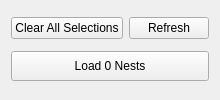
              <widget class="QWidget" name="tab">
               <attribute name="title">
                <string>Nest Directories</string>
               </attribute>
               <layout class="QVBoxLayout" name="verticalLayout_35" stretch="1,0,0">
                <item>
                 <layout class="QVBoxLayout" name="verticalLayout_32">
                  <item>
                   <layout class="QVBoxLayout" name="verticalLayout_33">
                    <property name="spacing">
                     <number>6</number>
                    </property>
                    <property name="leftMargin">
                     <number>0</number>
                    </property>
                    <property name="topMargin">
                     <number>0</number>
                    </property>
                    <property name="rightMargin">
                     <number>0</number>
                    </property>
                    <property name="bottomMargin">
                     <number>0</number>
                    </property>
                   </layout>
                  </item>
                 </layout>
                </item>
                <item>
                 <layout class="QHBoxLayout" name="horizontalLayout_21">
                  <property name="topMargin">
                   <number>0</number>
                  </property>
                  <item>
                   <widget class="QPushButton" name="pushButton_clear_selections_2">
                    <property name="text">
                     <string>Clear All Selections</string>
                    </property>
                   </widget>
                  </item>
                  <item>
                   <widget class="QPushButton" name="pushButton_refresh_directories_2">
                    <property name="text">
                     <string>Refresh</string>
                    </property>
                   </widget>
                  </item>
                 </layout>
                </item>
                <item>
                 <widget class="QPushButton" name="pushButton_load_nests_2">
                  <property name="enabled">
                   <bool>true</bool>
                  </property>
                  <property name="minimumSize">
                   <size>
                    <width>0</width>
                    <height>30</height>
                   </size>
                  </property>
                  <property name="text">
                   <string>Load 0 Nests</string>
                  </property>
                 </widget>
                </item>
               </layout>
              </widget>
